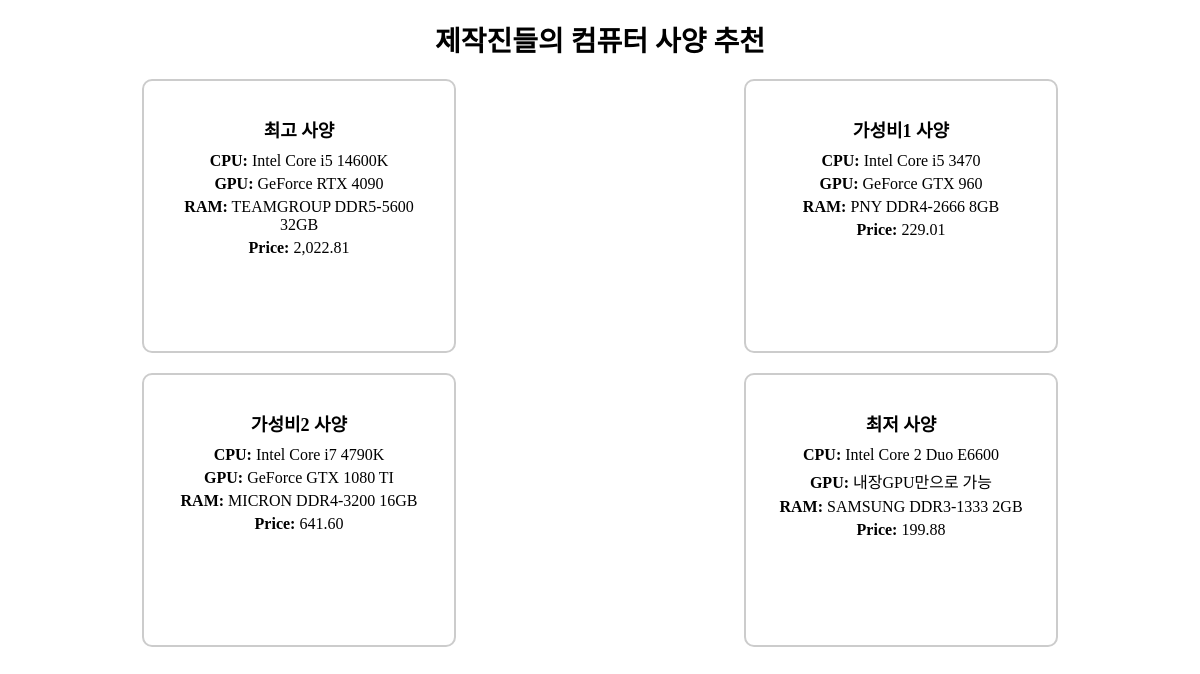
/recommend.php, run on the app's committed database.
### tables this page shows
create table CPU(
	CPU_Model varchar(45),
    Score int not null,
    Price double not null,
    constraint PK_CPU primary key (CPU_Model)
);

create table GPU(
	GPU_Model varchar(45),
    Score int not null,
    Price double not null,
    constraint PK_GPU primary key (GPU_Model)
);

create table RAM(
	RAM_Model varchar(45),
    GB int not null,
    Score int not null,
    Price double not null,
    constraint PK_RAM primary key (RAM_Model)
);

### recommend.php (the view, shortened to what this page needs)
<!DOCTYPE html>
<html lang="en">
<head>
</head>
<body>
<h1 style="font-size: 28px;">제작진들의 컴퓨터 사양 추천</h1>
<div class="spec-box-container">
    <?php
    $servername = "127.0.0.1:3306";
    $username = "root";
    $password = "jack765824@";
    $dbname = "game";
    $conn = new mysqli($servername, $username, $password, $dbname);
    $sql = "SELECT C.CPU_Model AS CPU, G.GPU_Model AS GPU, R.RAM_Model AS RAM,
               SUM(C.price + G.price + R.price) AS Price
            FROM CPU C, GPU G, RAM R
            WHERE C.score = (SELECT MAX(C.score) FROM CPU C)
              AND G.score = (SELECT MAX(G.score) FROM GPU G)
              AND R.score = (SELECT MAX(R.score) FROM RAM R)
            GROUP BY CPU, GPU, RAM;";
    $result = $conn->query($sql);
    while ($row = $result->fetch_assoc()) {
        echo '<div class="spec-box">';
        echo '<h2>최고 사양</h2>';
        echo '<p><strong>CPU:</strong> ' . $row['CPU'] . '</p>';
        echo '<p><strong>GPU:</strong> ' . $row['GPU'] . '</p>';
        echo '<p><strong>RAM:</strong> ' . $row['RAM'] . '</p>';
        echo '<p><strong>Price:</strong> ' . number_format($row['Price'], 2) . '</p>';
        echo '</div>';
    }
    $sql = "SELECT C.CPU_Model as CPU, G.GPU_Model as GPU, R.RAM_Model as RAM,
                    SUM(C.price + G.price + R.price) as Price
            FROM CPU C, GPU G, RAM R
            WHERE C.score = (Select C.score from CPU C order by C.score asc limit 1 offset 18)
                AND G.score = (Select G.score from GPU G order by G.score asc limit 1 offset 21)
                AND R.score = (Select R.score from RAM R order by R.score asc limit 1 offset 5)
            GROUP BY CPU, GPU, RAM";
    $result = $conn->query($sql);
    while ($row = $result->fetch_assoc()) {
        echo '<div class="spec-box">';
        echo '<h2>가성비1 사양</h2>';
        echo '<p><strong>CPU:</strong> ' . $row['CPU'] . '</p>';
        echo '<p><strong>GPU:</strong> ' . $row['GPU'] . '</p>';
        echo '<p><strong>RAM:</strong> ' . $row['RAM'] . '</p>';
        echo '<p><strong>Price:</strong> ' . number_format($row['Price'], 2) . '</p>';
        echo '</div>';
    }
    $sql = "SELECT C.CPU_Model as CPU, G.GPU_Model as GPU, R.RAM_Model as RAM,
                    SUM(C.price + G.price + R.price) as Price
            FROM CPU C, GPU G, RAM R
            WHERE C.score = (Select C.score from CPU C order by C.score asc limit 1 offset 36)
                AND G.score = (Select G.score from GPU G order by G.score asc limit 1 offset 42)
                AND R.score = (Select R.score from RAM R order by R.score asc limit 1 offset 10)
            GROUP BY CPU, GPU, RAM";
    $result = $conn->query($sql);
    while ($row = $result->fetch_assoc()) {
        echo '<div class="spec-box">';
        echo '<h2>가성비2 사양</h2>';
        echo '<p><strong>CPU:</strong> ' . $row['CPU'] . '</p>';
        echo '<p><strong>GPU:</strong> ' . $row['GPU'] . '</p>';
        echo '<p><strong>RAM:</strong> ' . $row['RAM'] . '</p>';
        echo '<p><strong>Price:</strong> ' . number_format($row['Price'], 2) . '</p>';
        echo '</div>';
    }
    $sql = "SELECT C.CPU_Model as CPU, G.GPU_Model as GPU, R.RAM_Model as RAM,
                   SUM(C.price + G.price + R.price) as Price
            FROM CPU C, GPU G, RAM R
            WHERE C.score = (Select MIN(C.score) from CPU C)
                AND G.score = (Select MIN(G.score) from GPU G)
                AND R.score = (Select MIN(R.score) from RAM R)
            GROUP BY CPU, GPU, RAM";
    $result = $conn->query($sql);
    while ($row = $result->fetch_assoc()) {
        echo '<div class="spec-box">';
        echo '<h2> 최저 사양</h2>';
        echo '<p><strong>CPU:</strong> ' . $row['CPU'] . '</p>';
        echo '<p><strong>GPU:</strong> ' . $row['GPU'] . '</p>';
        echo '<p><strong>RAM:</strong> ' . $row['RAM'] . '</p>';
        echo '<p><strong>Price:</strong> ' . number_format($row['Price'], 2) . '</p>';
        echo '</div>';
    }
    ?>
</div>
</body>
</html>

### recommend.php (style rules this page uses)
body { text-align: center; }
h1 { margin-bottom: 20px; font-size: 28px; }
.spec-box-container { display: grid; grid-template-columns: repeat(2, 1fr); gap: 20px; justify-content: center; }
.spec-box { border: 2px solid #ccc; padding: 20px; border-radius: 10px; width: 270px; height: 230px; text-align: center; margin: 0 auto; }
h2 { margin-bottom: 10px; font-size: 18px; }
p { margin: 5px 0; }

### data on the page
cpu: CPU_Model "Intel Core i5 14600K", gpu.GPU_Model "GeForce RTX 4090", ram.RAM_Model "TEAMGROUP DDR5-5600 32GB", Price "2,022.81"
cpu: CPU_Model "Intel Core i5 3470", gpu.GPU_Model "GeForce GTX 960", ram.RAM_Model "PNY DDR4-2666 8GB", Price "229.01"
cpu: CPU_Model "Intel Core i7 4790K", gpu.GPU_Model "GeForce GTX 1080 TI", ram.RAM_Model "MICRON DDR4-3200 16GB", Price "641.60"
cpu: CPU_Model "Intel Core 2 Duo E6600", gpu.GPU_Model "내장GPU만으로 가능", ram.RAM_Model "SAMSUNG DDR3-1333 2GB", Price "199.88"
